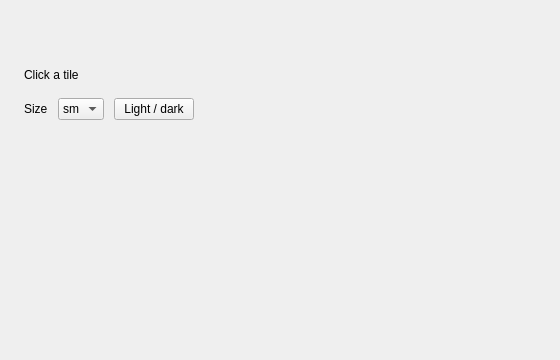
<?xml version='1.0' encoding='utf-8'?>
<ui version="4.0">
 <class>MainWindow</class>
 <widget class="QMainWindow" name="MainWindow">
  <property name="geometry">
   <rect>
    <x>0</x>
    <y>0</y>
    <width>560</width>
    <height>360</height>
   </rect>
  </property>
  <property name="windowTitle">
   <string>QCustomFeaturedIcon</string>
  </property>
  <widget class="QWidget" name="centralwidget">
   <layout class="QVBoxLayout" name="mainLayout">
    <property name="spacing">
     <number>16</number>
    </property>
    <property name="leftMargin">
     <number>24</number>
    </property>
    <property name="topMargin">
     <number>24</number>
    </property>
    <property name="rightMargin">
     <number>24</number>
    </property>
    <property name="bottomMargin">
     <number>24</number>
    </property>
    <item>
     <layout class="QGridLayout" name="tileGrid">
      <property name="spacing">
       <number>14</number>
      </property>
      <item row="0" column="0">
       <widget class="QCustomFeaturedIcon" name="tileTintedRounded">
        <property name="iconPath" stdset="0">
         <string>Qss/icons/icons/feather/send.svg</string>
        </property>
        <property name="variant" stdset="0">
         <string>tinted</string>
        </property>
        <property name="shape" stdset="0">
         <string>rounded</string>
        </property>
        <property name="sizeVariant" stdset="0">
         <string>lg</string>
        </property>
       </widget>
      </item>
      <item row="1" column="0">
       <widget class="QCustomFeaturedIcon" name="tileTintedCircle">
        <property name="iconPath" stdset="0">
         <string>Qss/icons/icons/feather/send.svg</string>
        </property>
        <property name="variant" stdset="0">
         <string>tinted</string>
        </property>
        <property name="shape" stdset="0">
         <string>circle</string>
        </property>
        <property name="sizeVariant" stdset="0">
         <string>lg</string>
        </property>
       </widget>
      </item>
      <item row="2" column="0">
       <widget class="QCustomFeaturedIcon" name="tileTintedSquare">
        <property name="iconPath" stdset="0">
         <string>Qss/icons/icons/feather/send.svg</string>
        </property>
        <property name="variant" stdset="0">
         <string>tinted</string>
        </property>
        <property name="shape" stdset="0">
         <string>square</string>
        </property>
        <property name="sizeVariant" stdset="0">
         <string>lg</string>
        </property>
       </widget>
      </item>
      <item row="0" column="1">
       <widget class="QCustomFeaturedIcon" name="tileFilledRounded">
        <property name="iconPath" stdset="0">
         <string>Qss/icons/icons/feather/send.svg</string>
        </property>
        <property name="variant" stdset="0">
         <string>filled</string>
        </property>
        <property name="shape" stdset="0">
         <string>rounded</string>
        </property>
        <property name="sizeVariant" stdset="0">
         <string>lg</string>
        </property>
       </widget>
      </item>
      <item row="1" column="1">
       <widget class="QCustomFeaturedIcon" name="tileFilledCircle">
        <property name="iconPath" stdset="0">
         <string>Qss/icons/icons/feather/send.svg</string>
        </property>
        <property name="variant" stdset="0">
         <string>filled</string>
        </property>
        <property name="shape" stdset="0">
         <string>circle</string>
        </property>
        <property name="sizeVariant" stdset="0">
         <string>lg</string>
        </property>
       </widget>
      </item>
      <item row="2" column="1">
       <widget class="QCustomFeaturedIcon" name="tileFilledSquare">
        <property name="iconPath" stdset="0">
         <string>Qss/icons/icons/feather/send.svg</string>
        </property>
        <property name="variant" stdset="0">
         <string>filled</string>
        </property>
        <property name="shape" stdset="0">
         <string>square</string>
        </property>
        <property name="sizeVariant" stdset="0">
         <string>lg</string>
        </property>
       </widget>
      </item>
      <item row="0" column="2">
       <widget class="QCustomFeaturedIcon" name="tileOutlineRounded">
        <property name="iconPath" stdset="0">
         <string>Qss/icons/icons/feather/send.svg</string>
        </property>
        <property name="variant" stdset="0">
         <string>outline</string>
        </property>
        <property name="shape" stdset="0">
         <string>rounded</string>
        </property>
        <property name="sizeVariant" stdset="0">
         <string>lg</string>
        </property>
       </widget>
      </item>
      <item row="1" column="2">
       <widget class="QCustomFeaturedIcon" name="tileOutlineCircle">
        <property name="iconPath" stdset="0">
         <string>Qss/icons/icons/feather/send.svg</string>
        </property>
        <property name="variant" stdset="0">
         <string>outline</string>
        </property>
        <property name="shape" stdset="0">
         <string>circle</string>
        </property>
        <property name="sizeVariant" stdset="0">
         <string>lg</string>
        </property>
       </widget>
      </item>
      <item row="2" column="2">
       <widget class="QCustomFeaturedIcon" name="tileOutlineSquare">
        <property name="iconPath" stdset="0">
         <string>Qss/icons/icons/feather/send.svg</string>
        </property>
        <property name="variant" stdset="0">
         <string>outline</string>
        </property>
        <property name="shape" stdset="0">
         <string>square</string>
        </property>
        <property name="sizeVariant" stdset="0">
         <string>lg</string>
        </property>
       </widget>
      </item>
      <item row="0" column="3">
       <widget class="QCustomFeaturedIcon" name="tileGradientRounded">
        <property name="iconPath" stdset="0">
         <string>Qss/icons/icons/feather/send.svg</string>
        </property>
        <property name="variant" stdset="0">
         <string>gradient</string>
        </property>
        <property name="shape" stdset="0">
         <string>rounded</string>
        </property>
        <property name="sizeVariant" stdset="0">
         <string>lg</string>
        </property>
       </widget>
      </item>
      <item row="1" column="3">
       <widget class="QCustomFeaturedIcon" name="tileGradientCircle">
        <property name="iconPath" stdset="0">
         <string>Qss/icons/icons/feather/send.svg</string>
        </property>
        <property name="variant" stdset="0">
         <string>gradient</string>
        </property>
        <property name="shape" stdset="0">
         <string>circle</string>
        </property>
        <property name="sizeVariant" stdset="0">
         <string>lg</string>
        </property>
       </widget>
      </item>
      <item row="2" column="3">
       <widget class="QCustomFeaturedIcon" name="tileGradientSquare">
        <property name="iconPath" stdset="0">
         <string>Qss/icons/icons/feather/send.svg</string>
        </property>
        <property name="variant" stdset="0">
         <string>gradient</string>
        </property>
        <property name="shape" stdset="0">
         <string>square</string>
        </property>
        <property name="sizeVariant" stdset="0">
         <string>lg</string>
        </property>
       </widget>
      </item>
     </layout>
    </item>
    <item>
     <widget class="QLabel" name="statusLabel">
      <property name="text">
       <string>Click a tile</string>
      </property>
     </widget>
    </item>
    <item>
     <layout class="QHBoxLayout" name="controlsRow">
      <property name="spacing">
       <number>10</number>
      </property>
      <item>
       <widget class="QLabel" name="sizeCaption">
        <property name="text">
         <string>Size</string>
        </property>
       </widget>
      </item>
      <item>
       <widget class="QComboBox" name="sizeCombo">
        <item>
         <property name="text">
          <string>sm</string>
         </property>
        </item>
        <item>
         <property name="text">
          <string>md</string>
         </property>
        </item>
        <item>
         <property name="text">
          <string>lg</string>
         </property>
        </item>
        <item>
         <property name="text">
          <string>xl</string>
         </property>
        </item>
       </widget>
      </item>
      <item>
       <widget class="QPushButton" name="themeBtn">
        <property name="text">
         <string>Light / dark</string>
        </property>
       </widget>
      </item>
      <item>
       <spacer name="controlsSpacer">
        <property name="orientation">
         <enum>Qt::Horizontal</enum>
        </property>
        <property name="sizeHint" stdset="0">
         <size>
          <width>40</width>
          <height>20</height>
         </size>
        </property>
       </spacer>
      </item>
     </layout>
    </item>
    <item>
     <spacer name="bottomSpacer">
      <property name="orientation">
       <enum>Qt::Vertical</enum>
      </property>
      <property name="sizeHint" stdset="0">
       <size>
        <width>20</width>
        <height>10</height>
       </size>
      </property>
     </spacer>
    </item>
   </layout>
  </widget>
 </widget>
 <customwidgets>
  <customwidget>
   <class>QCustomFeaturedIcon</class>
   <extends>QWidget</extends>
   <header location="global">Custom_Widgets.QCustomFeaturedIcon.h</header>
  </customwidget>
 <customwidget><class>QPushButton</class><extends>QPushButton</extends><header location="global">Custom_Widgets.Theme.h</header><container>1</container></customwidget><customwidget><class>QLabel</class><extends>QLabel</extends><header location="global">Custom_Widgets.Theme.h</header><container>1</container></customwidget></customwidgets>
 <connections />
</ui>
